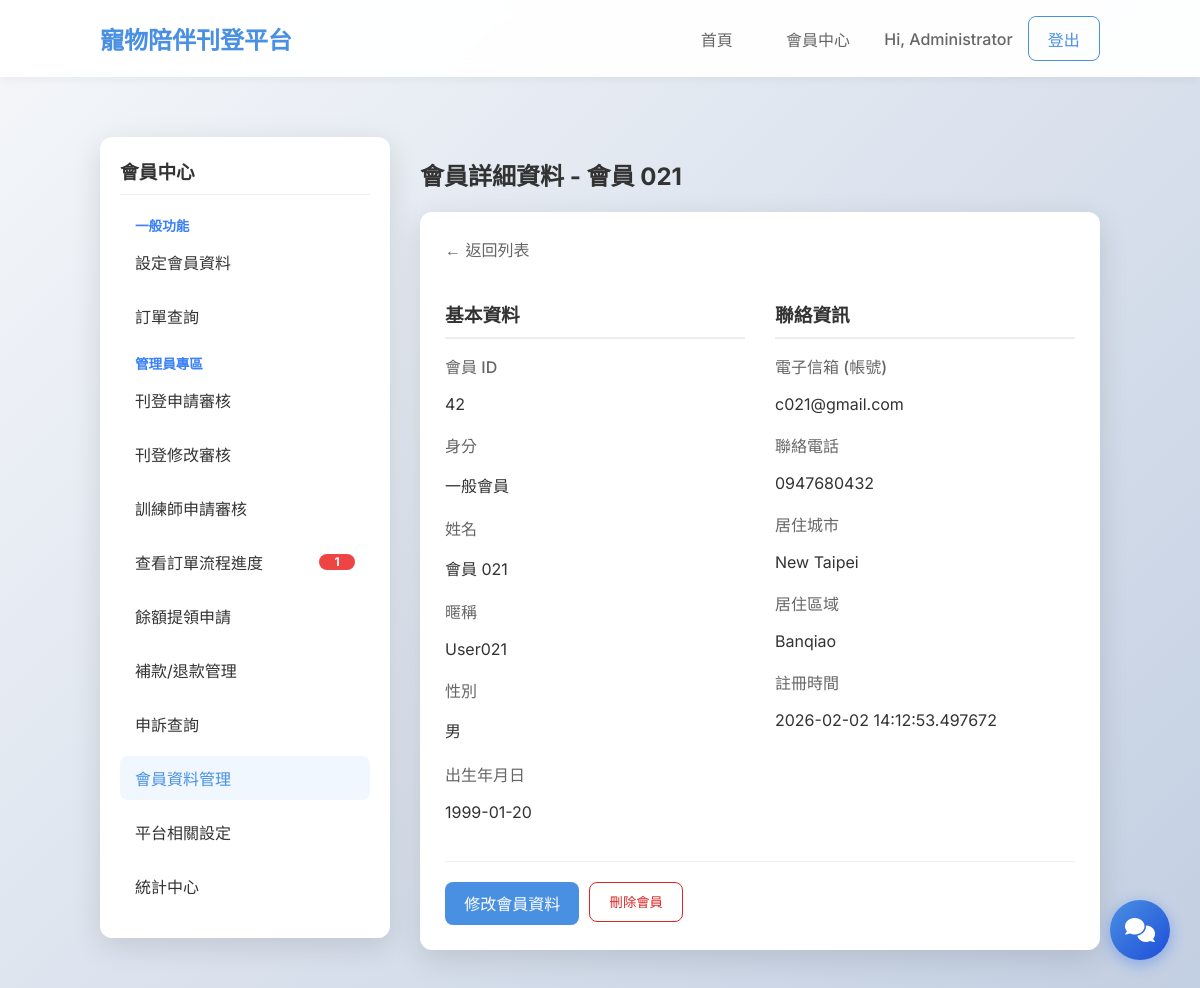
The app's page /admin/member-management/42 (signed in), older data.
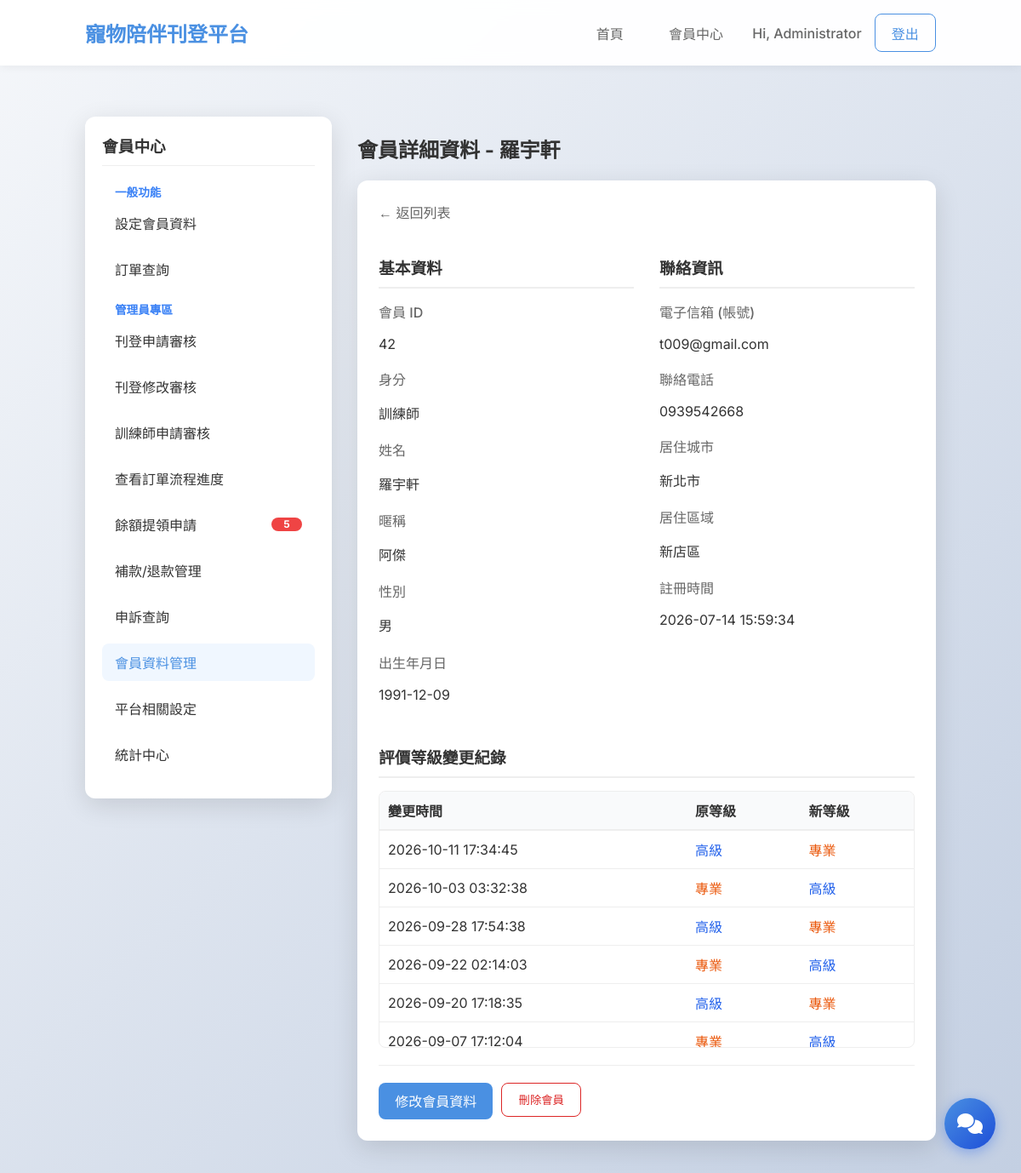
The same page, newer data.
### tables this page shows
CREATE TABLE users (
    id INTEGER PRIMARY KEY AUTOINCREMENT,
    email TEXT UNIQUE NOT NULL,
    password_hash TEXT NOT NULL,
    name TEXT NOT NULL,
    nickname TEXT,
    gender TEXT NOT NULL,
    dob DATE NOT NULL,
    city TEXT NOT NULL,
    district TEXT NOT NULL,
    phone TEXT NOT NULL,
    created_at TIMESTAMP DEFAULT CURRENT_TIMESTAMP
, role TEXT DEFAULT 'member', avatar TEXT);

CREATE TABLE trainer_level_history (
                id INTEGER PRIMARY KEY AUTOINCREMENT,
                trainer_id INTEGER NOT NULL,
                old_level TEXT,
                new_level TEXT NOT NULL,
                trigger_source TEXT DEFAULT 'system_update',
                created_at TIMESTAMP DEFAULT CURRENT_TIMESTAMP,
                FOREIGN KEY (trainer_id) REFERENCES users (id)
            );

### pet_platform/blueprints/admin.py (the view)
@bp.route('/admin/member-management/<int:user_id>')
@role_required(Role.ADMIN)
def admin_member_detail(user_id):
    conn = get_db()
    user = conn.execute('SELECT * FROM users WHERE id = ?', (user_id,)).fetchone()
    if user is None:
        flash('找不到該會員', 'error')
        return redirect(url_for('admin.admin_member_management'))
    level_history = []
    if user['role'] == Role.TRAINER:
        level_history = conn.execute('''
            SELECT * FROM trainer_level_history
            WHERE trainer_id = ?
            ORDER BY created_at DESC
        ''', (user_id,)).fetchall()
    return render_template('admin_member_detail.html', user=user, level_history=level_history, active_page='member_management')

### templates/admin_member_detail.html
{% extends 'member_layout.html' %}
{% block member_content %}
<h2>會員詳細資料 - {{ user['name'] }}</h2>
<div class="card">
    <div style="margin-bottom: 20px;">
        <a href="{{ url_for('admin.admin_member_management') }}"
            style="color: var(--text-muted); text-decoration: none;">&larr; 返回列表</a>
    </div>
    <div style="display: grid; grid-template-columns: 1fr 1fr; gap: 30px;">
        <div>
            <h3 style="border-bottom: 2px solid #eee; padding-bottom: 10px; margin-bottom: 15px;">基本資料</h3>
            <div class="form-group">
                <label>會員 ID</label>
                <p>{{ user['id'] }}</p>
            </div>
            <div class="form-group">
                <label>身分</label>
                <p>
                    {% if user['role'] == 'admin' %}管理員
                    {% elif user['role'] == 'trainer' %}訓練師
                    {% else %}一般會員{% endif %}
                </p>
            </div>
            <div class="form-group">
                <label>姓名</label>
                <p>{{ user['name'] }}</p>
            </div>
            <div class="form-group">
                <label>暱稱</label>
                <p>{{ user['nickname'] }}</p>
            </div>
            <div class="form-group">
                <label>性別</label>
                <p>{{ '男' if user['gender'] == 'male' else '女' }}</p>
            </div>
            <div class="form-group">
                <label>出生年月日</label>
                <p>{{ user['dob'] }}</p>
            </div>
        </div>
        <div>
            <h3 style="border-bottom: 2px solid #eee; padding-bottom: 10px; margin-bottom: 15px;">聯絡資訊</h3>
            <div class="form-group">
                <label>電子信箱 (帳號)</label>
                <p>{{ user['email'] }}</p>
            </div>
            <div class="form-group">
                <label>聯絡電話</label>
                <p>{{ user['phone'] }}</p>
            </div>
            <div class="form-group">
                <label>居住城市</label>
                <p>{{ user['city'] }}</p>
            </div>
            <div class="form-group">
                <label>居住區域</label>
                <p>{{ user['district'] }}</p>
            </div>
            <div class="form-group">
                <label>註冊時間</label>
                <p>{{ user['created_at'] }}</p>
            </div>
        </div>
    </div>
    {% if user['role'] == 'trainer' %}
    <h3 style="border-bottom: 2px solid #eee; padding-bottom: 10px; margin-top: 30px; margin-bottom: 15px;">評價等級變更紀錄
    </h3>
    {% if level_history %}
    <div style="overflow-x: auto; max-height: 300px; overflow-y: auto; border: 1px solid #eee; border-radius: 8px;">
        <table style="width: 100%; border-collapse: collapse; min-width: 500px;">
            <thead style="background-color: #f9fafb; position: sticky; top: 0; z-index: 1;">
                <tr>
                    <th style="padding: 10px; text-align: left; border-bottom: 2px solid #eee;">變更時間</th>
                    <th style="padding: 10px; text-align: left; border-bottom: 2px solid #eee;">原等級</th>
                    <th style="padding: 10px; text-align: left; border-bottom: 2px solid #eee;">新等級</th>
                </tr>
            </thead>
            <tbody>
                {% for log in level_history %}
                <tr style="border-bottom: 1px solid #eee;">
                    <td style="padding: 10px;">{{ log.created_at|utc8 }}</td>
                    <td style="padding: 10px;">
                        {% if log.old_level == 'professional' %}
                        <span style="color: #ea580c; font-weight: 500;">專業</span>
                        {% elif log.old_level == 'advanced' %}
                        <span style="color: #2563eb; font-weight: 500;">高級</span>
                        {% else %}
                        <span style="color: #64748b;">一般</span>
                        {% endif %}
                    </td>
                    <td style="padding: 10px;">
                        {% if log.new_level == 'professional' %}
                        <span style="color: #ea580c; font-weight: 500;">專業</span>
                        {% elif log.new_level == 'advanced' %}
                        <span style="color: #2563eb; font-weight: 500;">高級</span>
                        {% else %}
                        <span style="color: #64748b;">一般</span>
                        {% endif %}
                    </td>
                </tr>
                {% endfor %}
            </tbody>
        </table>
    </div>
    {% else %}
    <div style="padding: 20px; background: #f9f9f9; border-radius: 8px; color: #666; text-align: center;">
        尚無變更紀錄
    </div>
    {% endif %}
    {% endif %}
    <hr style="margin: 20px 0; border: 0; border-top: 1px solid #eee;">
    <div style="display: flex; gap: 10px;">
        <a href="{{ url_for('admin.admin_member_edit', user_id=user['id']) }}" class="btn btn-primary">修改會員資料</a>
        <form action="{{ url_for('admin.admin_member_delete', user_id=user['id']) }}" method="post" style="display: inline;">
            <button type="submit" class="btn btn-outline" style="color: #dc2626; border-color: #dc2626;"
                onclick="return confirm('確定要刪除此會員？此動作無法復原。')">刪除會員</button>
        </form>
    </div>
</div>
{% endblock %}

### templates/member_layout.html (shortened to what this page needs)
{% extends 'base.html' %}
{% block content %}
<div class="member-container">
        <div class="member-sidebar">
                <h3>會員中心</h3>
                <ul>
                        <li class="menu-category">一般功能</li>
                        <li><a href="{{ url_for('member.member_profile') }}"
                                        class="{{ 'active' if active_page == 'profile' else '' }}">設定會員資料</a></li>
                        <li><a href="{{ url_for('member.member_orders') }}"
                                        class="{{ 'active' if active_page == 'orders' else '' }}">訂單查詢
                                </a></li>
                        {% if session.get('user_role') == 'admin' %}
                        <li class="menu-category">管理員專區</li>
                        <li><a href="{{ url_for('admin.admin_listing_review') }}"
                                        class="{{ 'active' if active_page == 'listing_review' else '' }}">刊登申請審核
                                </a>
                        </li>
                        <li><a href="{{ url_for('admin.admin_listing_modification_review') }}"
                                        class="{{ 'active' if active_page == 'listing_modification_review' else '' }}">刊登修改審核
                                </a>
                        </li>
                        <li><a href="{{ url_for('admin.admin_trainer_review') }}"
                                        class="{{ 'active' if active_page == 'trainer_review' else '' }}">訓練師申請審核
                                </a>
                        </li>
                        <li><a href="{{ url_for('admin.admin_order_tracking') }}"
                                        class="{{ 'active' if active_page == 'order_tracking' else '' }}">查看訂單流程進度
                                        {% if sidebar_counts.get('admin_pending_payments', 0) > 0 %}
                                        <span class="sidebar-badge">{{ sidebar_counts['admin_pending_payments']
                                                }}</span>
                                        {% endif %}
                                </a>
                        </li>
                        <li><a href="{{ url_for('admin.admin_withdrawal_requests') }}"
                                        class="{{ 'active' if active_page == 'withdrawal_requests' else '' }}">餘額提領申請
                                        {% if sidebar_counts.get('admin_pending_withdrawals', 0) > 0 %}
                                        <span class="sidebar-badge">{{ sidebar_counts['admin_pending_withdrawals']
                                                }}</span>
                                        {% endif %}
                                </a>
                        </li>
                        <li><a href="{{ url_for('admin.admin_refunds') }}"
                                        class="{{ 'active' if active_page == 'refunds' else '' }}">補款/退款管理
                                </a>
                        </li>
                        <li><a href="{{ url_for('admin.admin_appeals') }}"
                                        class="{{ 'active' if active_page == 'appeals' else '' }}">申訴查詢</a></li>
                        <li><a href="{{ url_for('admin.admin_member_management') }}"
                                        class="{{ 'active' if active_page == 'member_management' else '' }}">會員資料管理</a>
                        </li>
                        <li><a href="{{ url_for('admin.admin_fee_settings') }}"
                                        class="{{ 'active' if active_page == 'fee_settings' else '' }}">平台相關設定</a>
                        </li>
                        <li><a href="{{ url_for('admin.admin_statistics_dashboard') }}"
                                        class="{{ 'active' if active_page == 'statistics' else '' }}">統計中心</a>
                        </li>
                        {% endif %}
                </ul>
        </div>
        <div class="member-content">
                {% block member_content %}{% endblock %}
        </div>
</div>
{% endblock %}

### templates/base.html (shortened to what this page needs)
<!DOCTYPE html>
<html lang="zh-TW">
<head>
    <link rel="stylesheet" href="{{ url_for('static', filename='style.css') }}">
    <link rel="stylesheet" href="https://cdnjs.cloudflare.com/ajax/libs/font-awesome/6.0.0/css/all.min.css">
</head>
<body>
    <nav class="navbar">
        <div class="container">
            <a href="{{ url_for('main.index') }}" class="logo">寵物陪伴刊登平台</a>
            <div class="nav-links">
                <a href="{{ url_for('main.index') }}" class="btn btn-ghost">首頁</a>
                {% if session.get('user_id') %}
                <a href="{{ url_for('member.member_profile') }}" class="btn btn-ghost">會員中心</a>
                <span class="user-greeting">Hi, {{ session.get('user_name') }}</span>
                <a href="{{ url_for('auth.logout') }}" class="btn btn-outline">登出</a>
                {% else %}
                <a href="{{ url_for('auth.login') }}" class="btn btn-ghost">登入</a>
                <a href="{{ url_for('auth.register') }}" class="btn btn-primary">註冊</a>
                {% endif %}
            </div>
        </div>
    </nav>
    <div class="container main-content">
        {% block content %}{% endblock %}
    </div>
    {% include 'chat_snippet.html' %}
</body>
</html>

### templates/chat_snippet.html (shortened to what this page needs)
{% if session.get('user_id') %}
<div id="floating-chat-container">
    <button id="floating-chat-btn" onclick="toggleChatWindow()">
        <i class="fas fa-comments"></i>
    </button>
</div>
{% endif %}

Row changes from the older to the newer data that the page shows:
changed users id 42: name "會員 021" → "羅宇軒"; nickname "User021" → "阿傑"; dob "1999-01-20" → "1991-12-09"; email "c021@gmail.com" → "t009@gmail.com"; phone "0947680432" → "0939542668"; city "New Taipei" → "新北市"; district "Banqiao" → "新店區"; created_at "2026-02-02 14:12:53.497672" → "2026-07-14 15:59:34"; role "member" → "trainer" (drawn)
added trainer_level_history: created_at|utc8 "2026-10-11 17:34:45", old_level "高級", new_level "專業"
added trainer_level_history: created_at|utc8 "2026-10-03 03:32:38", old_level "專業", new_level "高級"
added trainer_level_history: created_at|utc8 "2026-09-28 17:54:38", old_level "高級", new_level "專業"
added trainer_level_history: created_at|utc8 "2026-09-22 02:14:03", old_level "專業", new_level "高級"
added trainer_level_history: created_at|utc8 "2026-09-20 17:18:35", old_level "高級", new_level "專業"
added trainer_level_history: created_at|utc8 "2026-09-07 17:12:04", old_level "專業", new_level "高級"
Text that changed along with them:
{{ sidebar_counts['admin_pending_withdrawals'] }}: (not shown) → "5"
{{ sidebar_counts['admin_pending_payments'] }}: "1" → (not shown)
text no longer shown: "一般會員"
text now shown: "訓練師 評價等級變更紀錄 變更時間 原等級 新等級"
